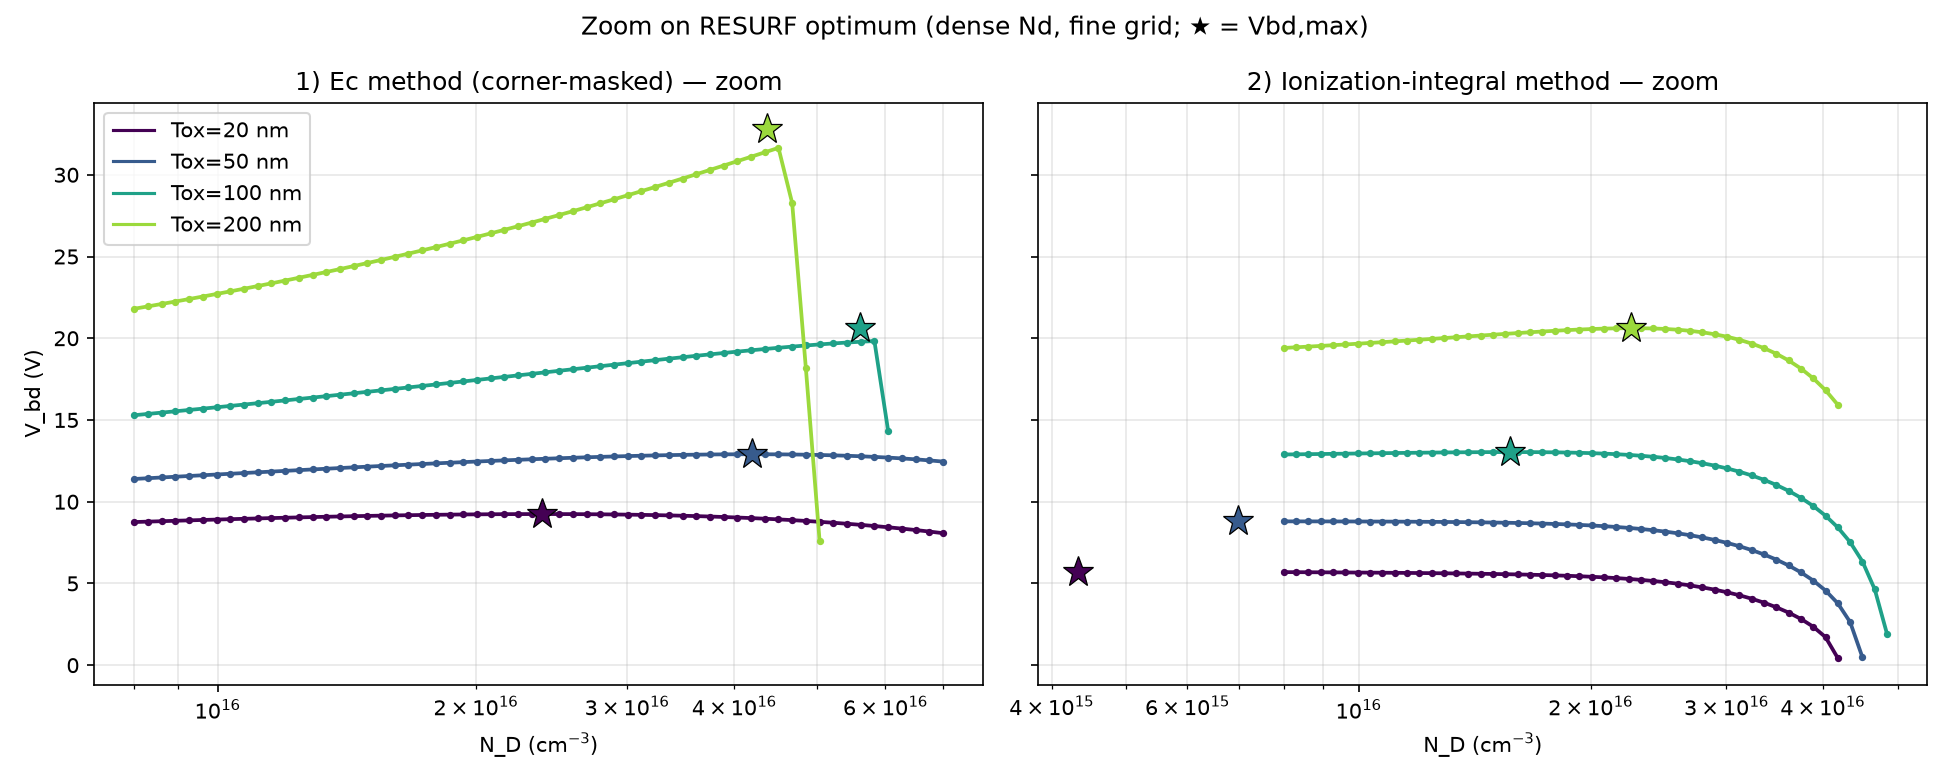

Source code (Python):
"""
Zoomed, high-resolution sweep of V_bd vs N_D around the RESURF maximum.
Reuses the field/breakdown machinery from vbd_vs_nd.py but with:
  - a dense N_D grid focused on the optimum band,
  - a finer transverse/axial field grid,
and marks V_bd,max for each T_ox.
"""

import numpy as np
import vbd_vs_nd as m   # field_components, Vbd_Ec, Vbd_II, corner_mask, Ec_of_Nd

# dense doping grid over the optimum region
Nd_list  = np.logspace(np.log10(8e15), np.log10(7e16), 60)   # cm^-3
Tox_list = [20e-9, 50e-9, 100e-9, 200e-9]

def sweep(nx=160, nyv=80, margin=0.06):
    Ec, II = {t: [] for t in Tox_list}, {t: [] for t in Tox_list}
    for Tox in Tox_list:
        for Nd in Nd_list:
            x, y, F = m.field_components(Nd, Tox, nx=nx, nyv=nyv)
            X = np.meshgrid(x, y, indexing="ij")[0]
            mask = m.corner_mask(X, drain_margin=margin)
            Ec[Tox].append(m.Vbd_Ec(F, m.Ec_of_Nd(Nd), mask))
            II[Tox].append(m.Vbd_II(F, x))
        print(f"Tox={Tox*1e9:4.0f} nm done")
    return {k: np.array(v) for k, v in Ec.items()}, {k: np.array(v) for k, v in II.items()}

def peak(Nd, V):
    """refine the maximum with a quadratic fit in log(Nd) around the argmax."""
    V = np.array(V, float)
    good = np.isfinite(V) & (V > 0)
    if good.sum() < 3:
        return np.nan, np.nan
    i = np.nanargmax(np.where(good, V, -np.inf))
    lo, hi = max(i-2, 0), min(i+3, len(V))
    xs, ys = np.log10(Nd[lo:hi]), V[lo:hi]
    ok = np.isfinite(ys) & (ys > 0)
    if ok.sum() < 3:
        return Nd[i], V[i]
    c = np.polyfit(xs[ok], ys[ok], 2)
    if c[0] >= 0:
        return Nd[i], V[i]
    xm = -c[1]/(2*c[0])
    return 10**xm, np.polyval(c, xm)

if __name__ == "__main__":
    Ec, II = sweep()

    import matplotlib
    matplotlib.use("Agg")
    import matplotlib.pyplot as plt
    fig, ax = plt.subplots(1, 2, figsize=(13, 5.2), sharey=True)
    colors = plt.cm.viridis(np.linspace(0, 0.85, len(Tox_list)))

    print("\n--- V_bd,max (parabolic-refined) ---")
    for t, col in zip(Tox_list, colors):
        for a_, data, meth in ((ax[0], Ec[t], "Ec"), (ax[1], II[t], "II")):
            v = np.where(data > 0, data, np.nan)
            a_.semilogx(Nd_list, v, "-", color=col, lw=1.8)
            a_.semilogx(Nd_list, v, ".", color=col, ms=5)
            nmax, vmax = peak(Nd_list, data)
            if np.isfinite(vmax):
                a_.plot([nmax], [vmax], "*", color=col, ms=15, mec="k", mew=0.6)
                print(f"  {meth}  Tox={t*1e9:3.0f}nm :  Vbd,max={vmax:6.2f} V  "
                      f"@ Nd={nmax:.3e} cm^-3")
        # legend handle
        ax[0].plot([], [], "-", color=col, label=f"Tox={t*1e9:.0f} nm")

    ax[0].set_title("1) Ec method (corner-masked) — zoom")
    ax[1].set_title("2) Ionization-integral method — zoom")
    for a_ in ax:
        a_.set_xlabel("N_D (cm$^{-3}$)")
        a_.grid(True, which="both", alpha=0.3)
    ax[0].set_ylabel("V_bd (V)"); ax[0].legend()
    fig.suptitle("Zoom on RESURF optimum (dense Nd, fine grid; ★ = Vbd,max)")
    fig.tight_layout(); fig.savefig("vbd_zoom.png", dpi=150)
    print("\nsaved vbd_zoom.png")
